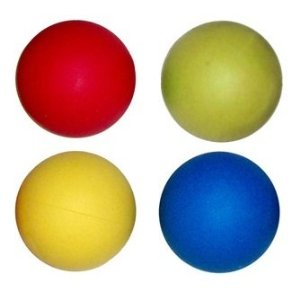
//> input picture Resources/Sample-Images/colours.jpg, 300 x 300 px, given in place of blob.png, which was not available
$ ./raghav_agarwal_ipday4   (built with g++ and OpenCV 4)
//> lines starting //> are read from the running program, lines starting //| are printed output that depends on the picture; pictures that were not available may be replaced by others from this repository, and a replacement may not be noted
#include "stdafx.h"
#include "opencv2/core/core.hpp"
#include "opencv2/highgui/highgui.hpp"
#include <stdio.h>
#include<iostream>
#include<math.h>
#include<algorithm>
#include<opencv2/imgproc/imgproc.hpp>
#include<queue>

using namespace std;
using namespace cv;

// [414 lines left out: functions convertbin, convertbin1, Trackbar, Trackbar1, histogram, patchmaker and 16 more, not called in this run]
void detectfig(Mat image1, int **A, int i, int j, int count)
{
	int a, b;
	queue<Point> q;
	Point p, p1;
	p.x = i;
	p.y = j;
	A[i][j] = count;

	do{
		for (a = -1; a <= 1; a++)
		for (b = -1; b <= 1; b++)
		{
			if (p.x + a<image1.rows&&p.x + a>0 && p.y + a<image1.cols&&p.x + a>0)
			if (image1.at<uchar>(p.x + a, p.y + b) == 255 && A[p.x + a][p.y + b] == 0)
			{
				p1.x = p.x + a;
				p1.y = p.y + b;
				A[p.x + a][p.y + b] = count;
				q.push(p1);
			}
		}
		p = q.front();
		q.pop();
	} while (q.empty() != 1);
}
void blobdetection(Mat image1, int **A)
{
	int i, j, count;
	count = 1;
	//cout << "hello" << endl;
	//waitKey(0);
	for (i = 0; i < image1.rows; i++)
	for (j = 0; j < image1.cols; j++)
		A[i][j] = 0;
	//cout << "hello" << endl;
	//waitKey(0);
	for (i = 0; i < image1.rows; i++)
	for (j = 0; j < image1.cols; j++)
	{
		if (image1.at<uchar>(i, j) == 255 && A[i][j] == 0)
		{
			detectfig(image1, A, i, j, count);
			count++;
		}
	}
}

Mat blobimage(Mat image1, int **a)
{
	int i, j;
	Mat image(image1.rows, image1.cols, CV_8UC1);
	for (i = 0; i < image1.rows;i++)
	for (j = 0; j < image1.cols; j++)
	{
		if (a[i][j] == 0)
			image.at<uchar>(i, j) = 0;
		else
			image.at<uchar>(i, j) =255/a[i][j];
	}
	return image;
}
		//VideoCapture V(0);
		//th = 50;
		//lth = 50;
		//uth = 7

int main(){
	Mat image1,imgray;
	//at image1,imgray;
	//cout << "hello"<<endl;
	//waitKey(0);
	image1=imread("C:\\blob.png", CV_LOAD_IMAGE_GRAYSCALE);
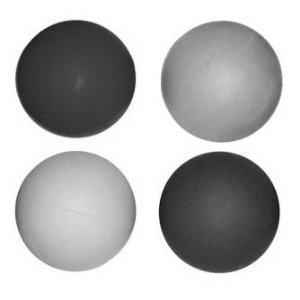
//> image1: 300 rows x 300 cols, CV_8UC1; min 21, max 255, mean 183.1
	//imgray = convert1(image1);
	int **A,i,j;
	A = (int **)malloc(image1.rows* sizeof(int*));
	for (i = 0; i < 1000; i++)
		A[i] = (int*)malloc(image1.cols* sizeof(int));
	namedWindow("My window", WINDOW_NORMAL);
	// [83 lines of commented-out code are left out]
	blobdetection(image1, A);
//> the loop in blobdetection, `for (i = 0; i < image1.rows; i++)` made 300 passes
//> count on passes 1 to 3: 301, 301, 301
//> after the loop in blobdetection, `for (i = 0; i < image1.rows; i++)`: count = 842
	// [5 lines of commented-out code are left out]
	imgray = blobimage(image1, A);
//> after the loop in blobimage, `for (i = 0; i < image1.rows;i++)`:
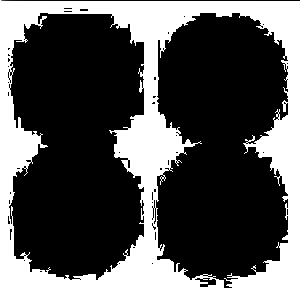
//> image: 300 rows x 300 cols, CV_8UC1; min 0, max 255, mean 87.3
	imshow("My window", imgray);
	waitKey(0);
	//}
	return(0);
}
